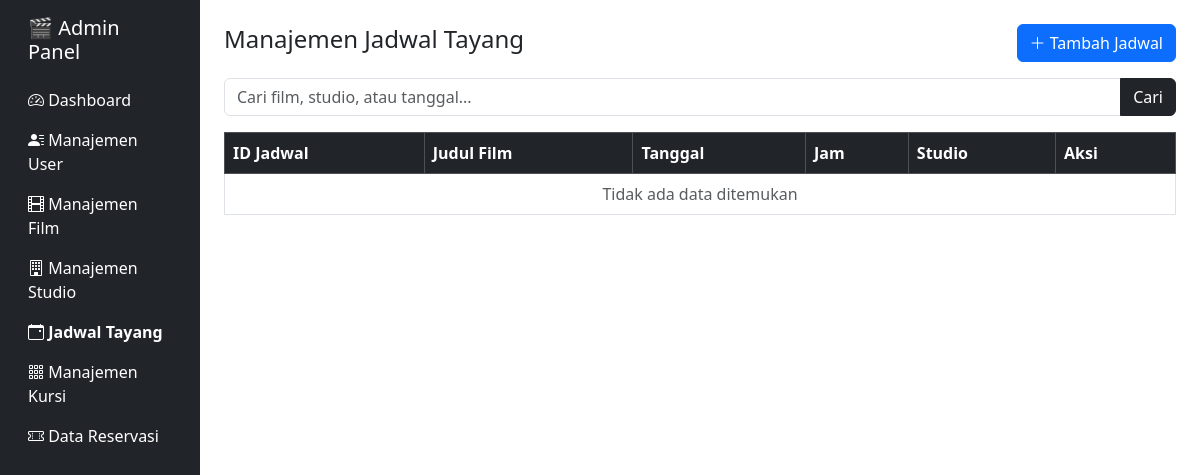
Before: /admin/index.php?page=jadwal_tayang with the older database file.
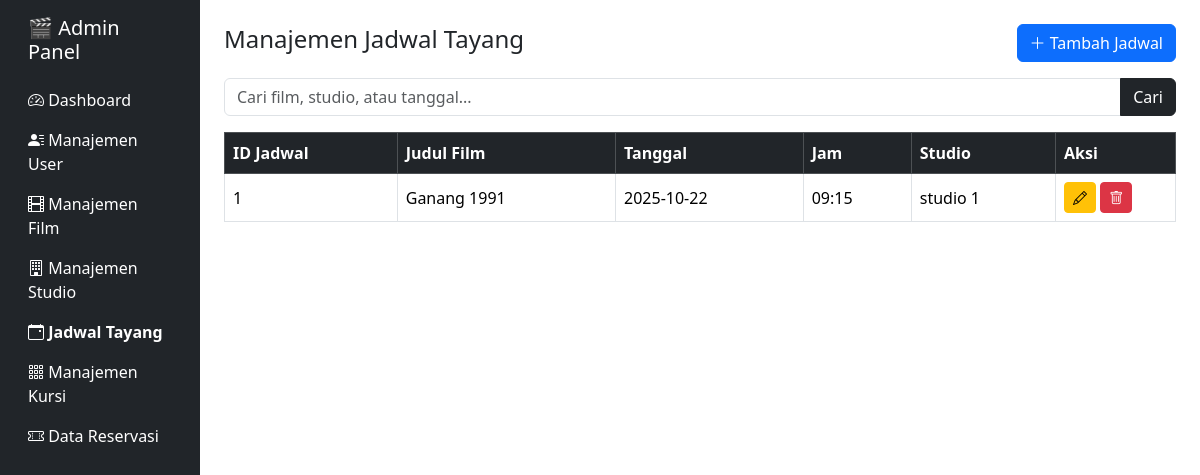
After: the same page with the newer database file.
### tables this page shows
CREATE TABLE `jadwal_tayang` (
  `id_jadwal` int(11) NOT NULL,
  `id_film` int(11) NOT NULL,
  `tanggal` date NOT NULL,
  `jam` time NOT NULL,
  `id_studio` int(11) DEFAULT NULL
);

CREATE TABLE `film` (
  `id_film` int(11) NOT NULL,
  `judul` varchar(100) NOT NULL,
  `genre` varchar(50) DEFAULT NULL,
  `durasi` int(11) DEFAULT NULL,
  `tanggal_rilis` date DEFAULT NULL,
  `status` enum('tayang','populer','baru','coming') DEFAULT 'tayang',
  `harga` decimal(10,2) DEFAULT NULL,
  `gambar` varchar(255) DEFAULT NULL,
  `banner` varchar(255) DEFAULT NULL
);

CREATE TABLE `studio` (
  `id_studio` int(11) NOT NULL,
  `nama_studio` varchar(100) NOT NULL,
  `tipe_layar` varchar(50) DEFAULT NULL,
  `keterangan` text
);

### admin/modul/jadwal_tayang.php (the view, shortened to what this page needs)
<?php
include '../lib/koneksi.php';
?>
<div class="d-flex justify-content-between align-items-center mb-3">
  <h4>Manajemen Jadwal Tayang</h4>
  <button class="btn btn-primary" data-bs-toggle="modal" data-bs-target="#addModal">
    <i class="bi bi-plus-lg"></i> Tambah Jadwal
  </button>
</div>
<form method="GET" class="mb-3">
  <div class="input-group">
    <input type="text" name="search" class="form-control" placeholder="Cari film, studio, atau tanggal..."
           value="<?= htmlspecialchars($_GET['search'] ?? '') ?>">
    <button class="btn btn-dark" type="submit">Cari</button>
  </div>
</form>
<table class="table table-bordered table-hover align-middle">
  <thead class="table-dark">
    <tr>
      <th>ID Jadwal</th>
      <th>Judul Film</th>
      <th>Tanggal</th>
      <th>Jam</th>
      <th>Studio</th>
      <th width="120">Aksi</th>
    </tr>
  </thead>
  <tbody>
    <?php
    $search = $_GET['search'] ?? '';
    if ($search) {
      $stmt = $conn->prepare("
        SELECT j.*, f.judul, s.nama_studio
        FROM jadwal_tayang j
        JOIN film f ON j.id_film = f.id_film
        JOIN studio s ON j.id_studio = s.id_studio
        WHERE f.judul LIKE :s OR s.nama_studio LIKE :s OR j.tanggal LIKE :s
        ORDER BY j.id_jadwal DESC
      ");
      $stmt->execute(['s' => "%$search%"]);
    } else {
      $stmt = $conn->query("
        SELECT j.*, f.judul, s.nama_studio
        FROM jadwal_tayang j
        JOIN film f ON j.id_film = f.id_film
        JOIN studio s ON j.id_studio = s.id_studio
        ORDER BY j.id_jadwal DESC
      ");
    }
    if ($stmt->rowCount() == 0): ?>
      <tr><td colspan="6" class="text-center text-muted">Tidak ada data ditemukan</td></tr>
    <?php else:
      foreach ($stmt as $row): ?>
      <tr>
        <td><?= $row['id_jadwal'] ?></td>
        <td><?= htmlspecialchars($row['judul']) ?></td>
        <td><?= htmlspecialchars($row['tanggal']) ?></td>
        <td><?= htmlspecialchars(substr($row['jam'], 0, 5)) ?></td>
        <td><?= htmlspecialchars($row['nama_studio']) ?></td>
        <td>
          <button class="btn btn-sm btn-warning" data-bs-toggle="modal" data-bs-target="#edit<?= $row['id_jadwal'] ?>">
            <i class="bi bi-pencil"></i>
          </button>
          <a href="index.php?page=jadwal_tayang&action=delete&id=<?= $row['id_jadwal'] ?>"
             onclick="return confirm('Yakin hapus jadwal ini?')"
             class="btn btn-sm btn-danger">
            <i class="bi bi-trash"></i>
          </a>
        </td>
      </tr>
    <?php endforeach; endif; ?>
  </tbody>
</table>

Changed rows visible on the page:
added jadwal_tayang: id_jadwal "1", id_film.judul "Ganang 1991", tanggal "2025-10-22", jam "09:15", id_studio.nama_studio "studio 1"
Other visible differences:
text no longer shown: "Tidak ada data ditemukan"
